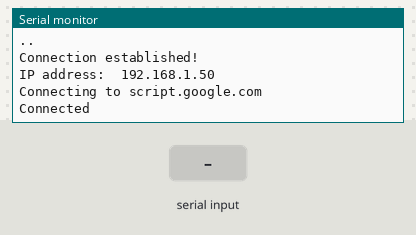
Simulated run of this sketch. Board: ESP8266 (NodeMCU). On the bench: the last lines printed to the serial monitor. Inputs (shaded band) come from the test bench. WiFi joins after 1.5 s; servers stay silent unless stated.

Above: at 3.4 s.
3.5 s: "METHOD=\n" received over Serial
At 6.2 s:
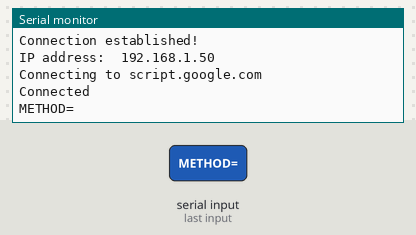
7.3 s: "RESULT=\n" received over Serial
At 9.7 s:
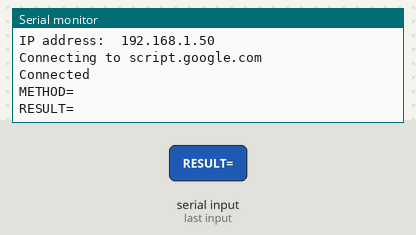

Measured:
- after the input at 3.5 s, the serial monitor: prints a new line after 1.7 s (image 1)
- after the input at 7.3 s, the serial monitor: prints a new line after 0.94 s (image 2)

The sketch:

24SU_SE1820_G2_Source_code_esp8266.ino
```cpp
#include <Arduino.h>
#include <ESP8266WiFi.h>
#include "HTTPSRedirect.h"

// Enter network credentials:
const char* ssid     = "FPTU_Student";
const char* password = "12345678";

// Enter Google Script Deployment ID:
const char *GScriptId = "AKfycbxjKDF0ZwxOYqYZGXA6XpeGiayb5Dy7jzNtaTB5dIdJhw5RsDS5NxUOIzuYBrWLHQE-sw";

// Enter command (insert_row or append_row) and Google Sheets sheet name (default is Sheet1):
String payload_base =  "{\"command\": \"insert_row\", \"sheet_name\": \"Sheet1\", \"method\": ";
String payload = "";

// Google Sheets setup (do not edit)
const char* host = "script.google.com";
const int httpsPort = 443;
const char* fingerprint = "";
String url = String("/macros/s/") + GScriptId + "/exec";
HTTPSRedirect* client = nullptr;

// Declare variables that will be published to Google Sheets
String methodInput = "";
String resultInput = "";

void setup() {

  Serial.begin(9600);
  delay(10);
  Serial.println('\n');

  // Connect to WiFi
  WiFi.begin(ssid, password);
  Serial.print("Connecting to ");
  Serial.print(ssid); Serial.println(" ...");

  while (WiFi.status() != WL_CONNECTED) {
    delay(1000);
    Serial.print(".");
  }
  Serial.println('\n');
  Serial.println("Connection established!");
  Serial.print("IP address:\t");
  Serial.println(WiFi.localIP());

  // Use HTTPSRedirect class to create a new TLS connection
  client = new HTTPSRedirect(httpsPort);
  client->setInsecure();
  client->setPrintResponseBody(true);
  client->setContentTypeHeader("application/json");

  Serial.print("Connecting to ");
  Serial.println(host);

  // Try to connect for a maximum of 5 times
  bool flag = false;
  for (int i = 0; i < 5; i++) {
    int retval = client->connect(host, httpsPort);
    if (retval == 1) {
      flag = true;
      Serial.println("Connected");
      break;
    }
    else
      Serial.println("Connection failed. Retrying...");
  }
  if (!flag) {
    Serial.print("Could not connect to server: ");
    Serial.println(host);
    return;
  }
  delete client;    // delete HTTPSRedirect object
  client = nullptr; // delete HTTPSRedirect object
}


void loop() {
  if (Serial.available() > 0) {
    String data = Serial.readStringUntil('\n');
    Serial.println(data);

    if (data.startsWith("METHOD=")) {
      methodInput = data.substring(7);
      methodInput.trim();
    }
    else if (data.startsWith("RESULT=")) {
      resultInput = data.substring(7);
      resultInput.trim();
    }

    if (!methodInput.isEmpty() && !resultInput.isEmpty()) {
      sendDataToGoogleSheets(methodInput, resultInput);
      methodInput = "";
      resultInput = "";
    }
  }
  delay(3000);
}

void sendDataToGoogleSheets(String method, String result) {
  static bool flag = false;
  if (!flag) {
    client = new HTTPSRedirect(httpsPort);
    client->setInsecure();
    flag = true;
    client->setPrintResponseBody(true);
    client->setContentTypeHeader("application/json");
  }
  if (client != nullptr) {
    if (!client->connected()) {
      client->connect(host, httpsPort);
    }
  } else {
    Serial.println("Error creating client object!");
  }

  String payload = payload_base + "\"" + method + "\", \"result\": \"" + result + "\"}";

  Serial.println("Publishing data...");
  Serial.println(payload);
  if (client->POST(url, host, payload)) {
    Serial.println("Data published successfully!");
  } else {
    Serial.println("Error while connecting");
  }
}
```
